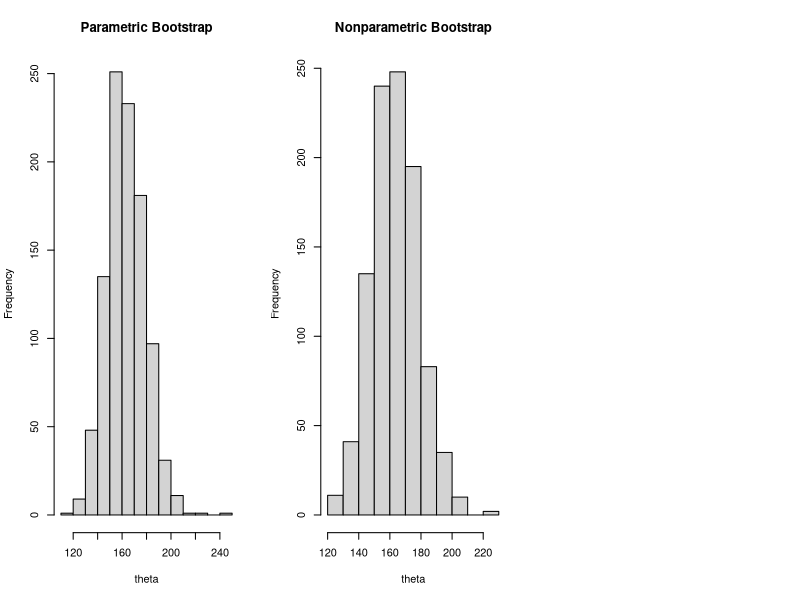

This figure's R source:
n <- 20
lambda0 <- 1
alpha <- 0.05

vec <- vector()

for (i in 1:10000){
    x <- rpois(n, lambda0)
    w <- (mean(x) - lambda0) / sqrt(mean(x) / n)
    if (w > 1.96) {
        vec[i] <- 1
    }else {
        vec[i] <- 0
    }
}

null_reject_sum <- sum(vec)
error_type_1 <- null_reject_sum / 10000
print(error_type_1)




set.seed(123)

mu <- 5
n <- 100
x <- rnorm(n, mean = mu, sd = 1)

theta_hat <- exp(mean(x))


nonparametric_bootstrap <- function(x, theta_hat, B) {
  theta_star <- rep(NA, B)
  for (i in 1:B) {
    x_star <- sample(x, replace = TRUE)
    theta_star[i] <- exp(mean(x_star))
  }
  se <- sd(theta_star)
  ci <- c(theta_hat - qnorm(0.975)*se, theta_hat + qnorm(0.975)*se)
  list(se = se, ci = ci)
}

nonparam_boot <- nonparametric_bootstrap(x, theta_hat, B = 1000)
nonparam_boot$se
nonparam_boot$ci


#B)


set.seed(123)

mu <- 5
n <- 100
x <- rnorm(n, mean = mu, sd = 1)

theta_hat <- exp(mean(x))

parametric_bootstrap <- function(x, theta_hat, B) {
  theta_star <- rep(NA, B)
  for (i in 1:B) {
    x_star <- rnorm(n, mean = mean(x), sd = 1)
    theta_star[i] <- exp(mean(x_star))
  }
  theta_star
}

param_boot_dist <- parametric_bootstrap(x, theta_hat, B = 1000)

nonparametric_bootstrap <- function(x, theta_hat, B) {
  theta_star <- rep(NA, B)
  for (i in 1:B) {
    x_star <- sample(x, replace = TRUE)
    theta_star[i] <- exp(mean(x_star))
  }
  theta_star
}

nonparam_boot_dist <- nonparametric_bootstrap(x, theta_hat, B = 1000)

par(mfrow=c(1,3))
hist(param_boot_dist, main = "Parametric Bootstrap", xlab = "theta")
hist(nonparam_boot_dist, main = "Nonparametric Bootstrap", xlab = "theta")

